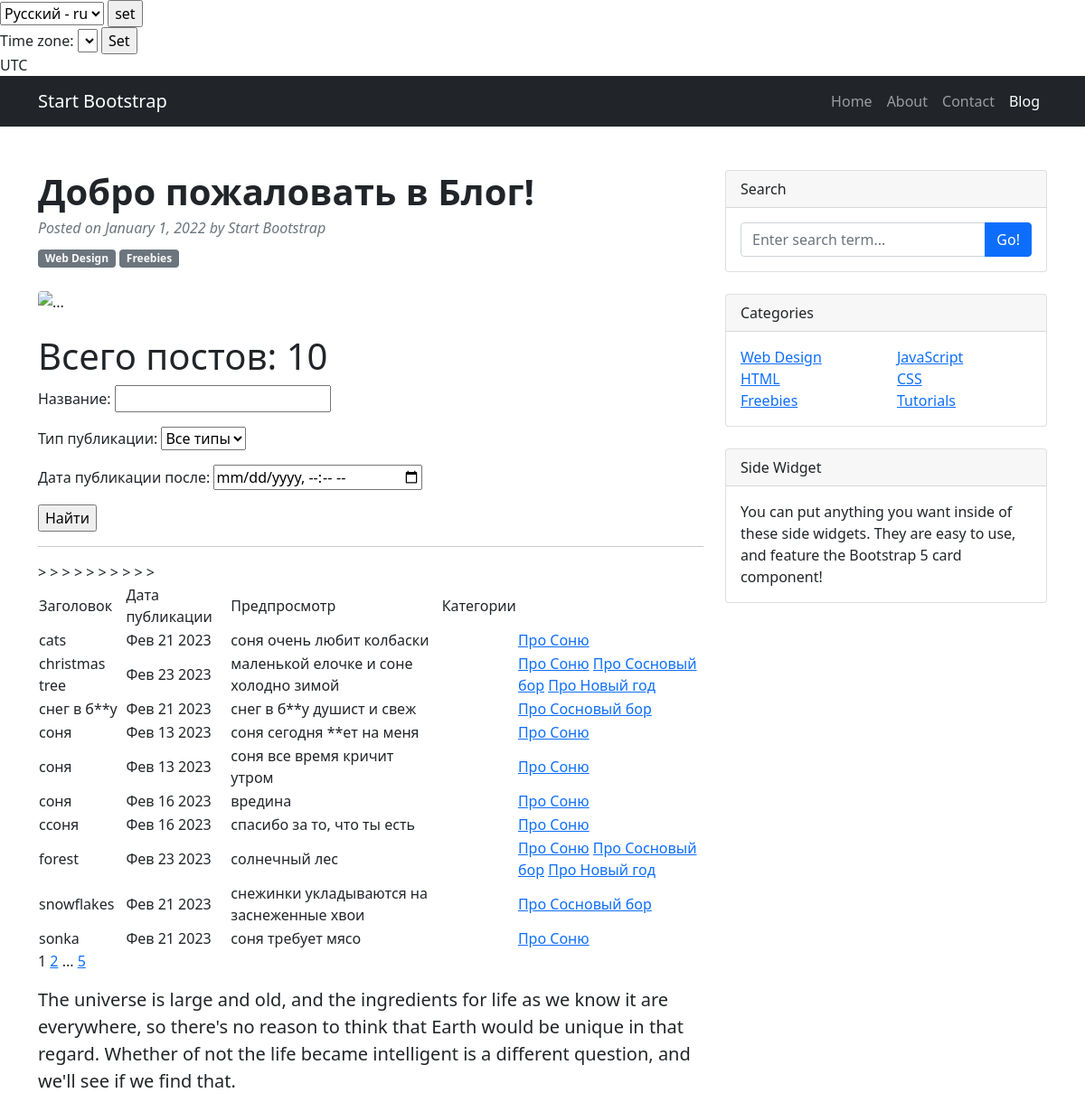
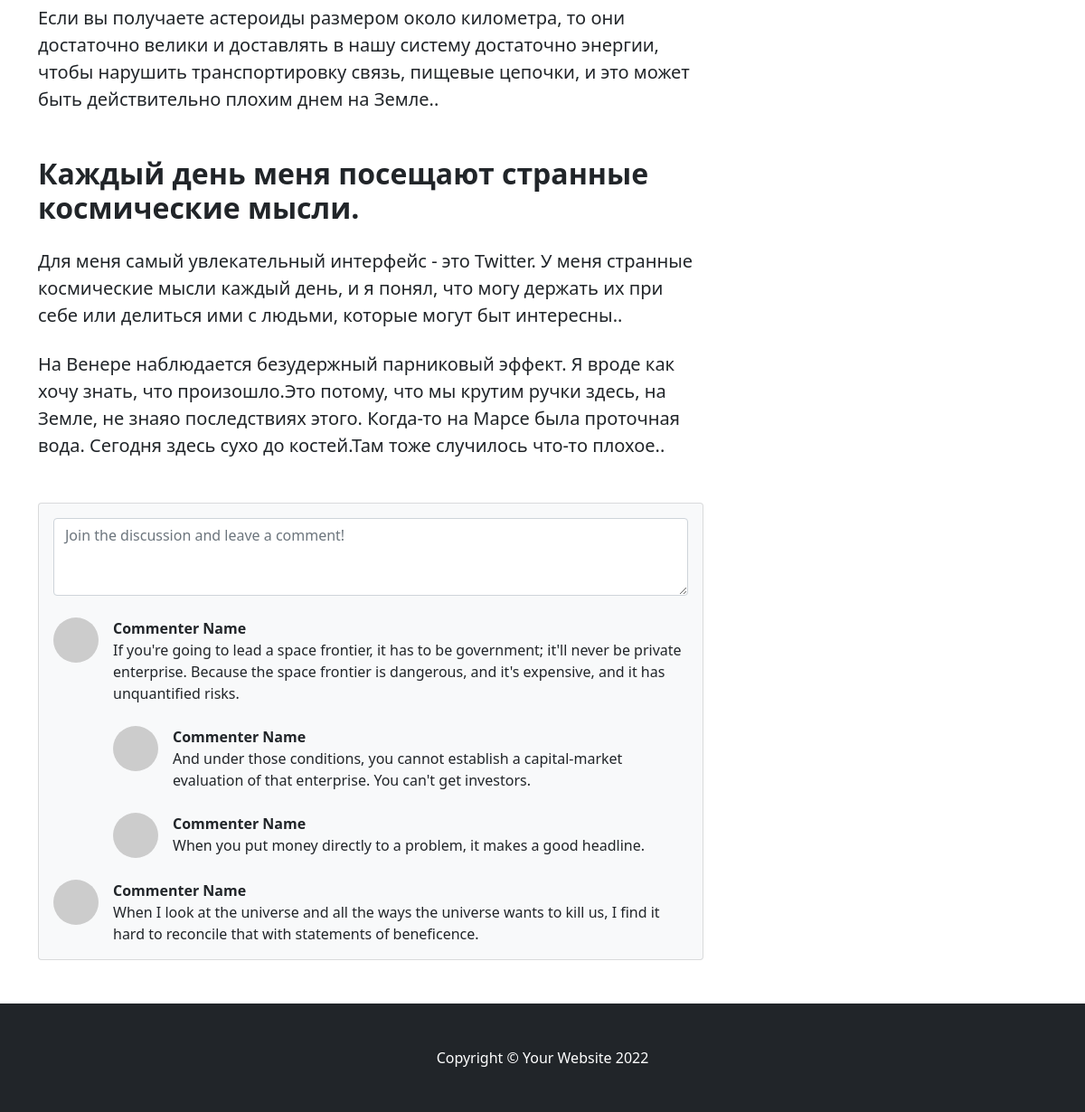
/posts/, run on the app's committed database (2 pictures, top to bottom).
### news/models.py (models this page shows, shortened)
class Post(models.Model):
    author = models.ForeignKey(Author, on_delete=models.CASCADE)
    TYPES = [
        ('AR', 'Статья'),
        ('NW', 'Новость')
    ]
    type = models.CharField(max_length=2,
                            choices=TYPES,
                            default='AR')
    time_in = models.DateTimeField(auto_now_add=True)
    topics = models.ManyToManyField(Category, through='PostCategory')
    title = models.CharField(max_length=64)
    text = models.TextField()
    rating_article = models.IntegerField(default=0)

class Category(models.Model):
    topic = models.CharField(max_length=64, unique=True)
    subscribers=models.ManyToManyField(User, related_name='categories')
    def __str__(self):
        return self.topic

### news/views.py (the view)
# urls.py: path('', cache_page(60*1)(PostsList.as_view()),name='post_list'),
class PostsList(ListView):
    model = Post
    ordering = 'title'
    template_name = 'flatpages/posts.html'
    context_object_name = 'posts'
    paginate_by = 10
    def get_queryset(self):
        queryset = super().get_queryset()
        self.filterset = PostFilter(self.request.GET, queryset)
        return self.filterset.qs
    def get_context_data(self, **kwargs):
        context = super().get_context_data(**kwargs)
        context['filterset'] = self.filterset
        return context

### news/templatetags/custom_filters.py (called while the page is built)
@register.filter()
def censor (value):
    if isinstance (value,str):
        for bw in BAD_WORDS:
            value = value.lower().replace(bw[1:].lower(),'*'*len(bw[1:]))
        return f'{value} '
    else:
        raise TypeError (f'Ошибка! {type(value)} не подходит')

### news/templatetags/custom_tags.py (called while the page is built)
@register.simple_tag(takes_context=True)
def url_replace(context, **kwargs):
   d = context['request'].GET.copy()
   for k, v in kwargs.items():
       d[k] = v
   return d.urlencode()

### templates/flatpages/posts.html (shortened to what this page needs)
{% extends 'flatpages/default.html' %}
{% load custom_filters %}
{% load custom_tags %}
        {% block content %}
            <h1> Всего постов: {{ posts|length }} </h1>
             <form action="" method="get">
                {{ filterset.form.as_p }}
                <input type="submit" value="Найти" />
            </form>
            <hr>
{% load cache %}
    {% cache 30 header %}
            {% if posts %}
                <table>
                    <tr>
                       <td> Заголовок </td>
                       <td> Дата публикации </td>
                       <td> Предпросмотр </td>
                       <td>Категории</td>
                    </tr>
                    {% for post in posts %}
                    <tr>
                        <td>{{ post.title|censor }}</td>
                        <td>{{ post.time_in|date:'M d Y'}}</td>
                        <td>{{ post.text|truncatewords:20|censor}}</td>
                        <td>
                        </td>>
                        <td>
                                {% for category in post.topics.all %}
                            <a href="{% url 'category_list' category.id %}">{{ category }}</a>
                                {% endfor %}
                        </td>
                    </tr>
                    {% endfor %}
                </table>
            {% else %}
                <h2> Постов нет!</h2>
            {% endif %}
    {% endcache %}
            {{ page_obj.number }}
            {% if page_obj.has_next %}
                <a href="?{% url_replace page=page_obj.next_page_number %}">{{ page_obj.next_page_number }}</a>
                {% if paginator.num_pages != page_obj.next_page_number %}
                    ...
                    <a href="?{% url_replace page=page_obj.paginator.num_pages %}">{{ page_obj.paginator.num_pages }}</a>
                {% endif %}
            {% endif %}
        {% endblock content %}

### templates/flatpages/default.html (shortened to what this page needs)
<!DOCTYPE html>
<html lang="en">
    <head>
        {% load i18n %}
        {% load tz %}
        <form action="{% url 'set_language' %}" method="POST"> {% csrf_token %}
            {% get_current_language as LANGUAGE_CODE %}
            <select name="language" id="">
                {% get_available_languages as LANGUAGES %}
                {% get_language_info_list for LANGUAGES as languages %}
                {% for language in languages %}
                <option value="{{ language.code }}" {% if language.code == LANGUAGE_CODE %} selected {% endif %}>
                    {{ language.name_local }} - {{ language.code }}
                </option>
                {% endfor %}
            </select>
            <input type="submit" value="set">
        </form>
        {% load static %}
        <link href="{% static 'css/styles.css' %}" rel="stylesheet" />
    </head>
    <body>
    {% get_current_timezone as TIME_ZONE %}
    <form action="" method="POST">
        <label for="timezone">Time zone:</label>
        <select name="timezone">
        </select>
        <input type="submit" value="Set">
    </form>
    {{ TIME_ZONE }}
        <nav class="navbar navbar-expand-lg navbar-dark bg-dark">
            <div class="container">
                <a class="navbar-brand" href="#!">Start Bootstrap</a>
                <div class="collapse navbar-collapse" id="navbarSupportedContent">
                    <ul class="navbar-nav ms-auto mb-2 mb-lg-0">
                        <li class="nav-item"><a class="nav-link" href="#">Home</a></li>
                        <li class="nav-item"><a class="nav-link" href="#!">About</a></li>
                        <li class="nav-item"><a class="nav-link" href="#!">Contact</a></li>
                        <li class="nav-item"><a class="nav-link active" aria-current="page" href="#">Blog</a></li>
                    </ul>
                </div>
            </div>
        </nav>
        <div class="container mt-5">
            <div class="row">
                <div class="col-lg-8">
                    <article>
                        <header class="mb-4">
                            <h1 class="fw-bolder mb-1"> {% trans "Welcome to Blog Post!" %}</h1>
                            <div class="text-muted fst-italic mb-2">Posted on January 1, 2022 by Start Bootstrap</div>
                            <a class="badge bg-secondary text-decoration-none link-light" href="#!">Web Design</a>
                            <a class="badge bg-secondary text-decoration-none link-light" href="#!">Freebies</a>
                        </header>
                        <figure class="mb-4"><img class="img-fluid rounded" src="https://avatars.mds.yandex.net/i?id=c0cfaba54e7d396cebbf6fe18375e370c0379bae-7952541-images-thumbs&n=13" alt="..." /></figure>
                        <section class="mb-5">
                            <p class="fs-5 mb-4">
                                {% block content %}
                                {% endblock content %}
                            </p>
                            <p class="fs-5 mb-4">{% trans "The universe is large and old, and the ingredients for life as we know it are everywhere, so there's no reason to think that Earth would be unique in that regard. Whether of not the life became intelligent is a different question, and we'll see if we find that" %}.</p>
                            <p class="fs-5 mb-4">{% trans "If you get asteroids about a kilometer in size, those are large enough and carry enough energy into our system to disrupt transportation, communication, the food chains, and that can be a really bad day on Earth" %}.</p>
                            <h2 class="fw-bolder mb-4 mt-5">{% trans "I have odd cosmic thoughts every day" %}</h2>
                            <p class="fs-5 mb-4">{% trans "For me, the most fascinating interface is Twitter. I have odd cosmic thoughts every day and I realized I could hold them to myself or share them with people who might be interested" %}.</p>
                            <p class="fs-5 mb-4">{% trans "Venus has a runaway greenhouse effect. I kind of want to know what happened there because we're twirling knobs here on Earth without knowing the consequences of it. Mars once had running water. It's bone dry today. Something bad happened there as well" %}.</p>
                        </section>
                    </article>
                    <section class="mb-5">
                        <div class="card bg-light">
                            <div class="card-body">
                                <form class="mb-4"><textarea class="form-control" rows="3" placeholder="Join the discussion and leave a comment!"></textarea></form>
                                <div class="d-flex mb-4">
                                    <div class="flex-shrink-0"><img class="rounded-circle" src="https://dummyimage.com/50x50/ced4da/6c757d.jpg" alt="..." /></div>
                                    <div class="ms-3">
                                        <div class="fw-bold">Commenter Name</div>
                                        If you're going to lead a space frontier, it has to be government; it'll never be private enterprise. Because the space frontier is dangerous, and it's expensive, and it has unquantified risks.
                                        <div class="d-flex mt-4">
                                            <div class="flex-shrink-0"><img class="rounded-circle" src="https://dummyimage.com/50x50/ced4da/6c757d.jpg" alt="..." /></div>
                                            <div class="ms-3">
                                                <div class="fw-bold">Commenter Name</div>
                                                And under those conditions, you cannot establish a capital-market evaluation of that enterprise. You can't get investors.
                                            </div>
                                        </div>
                                        <div class="d-flex mt-4">
                                            <div class="flex-shrink-0"><img class="rounded-circle" src="https://dummyimage.com/50x50/ced4da/6c757d.jpg" alt="..." /></div>
                                            <div class="ms-3">
                                                <div class="fw-bold">Commenter Name</div>
                                                When you put money directly to a problem, it makes a good headline.
                                            </div>
                                        </div>
                                    </div>
                                </div>
                                <div class="d-flex">
                                    <div class="flex-shrink-0"><img class="rounded-circle" src="https://dummyimage.com/50x50/ced4da/6c757d.jpg" alt="..." /></div>
                                    <div class="ms-3">
                                        <div class="fw-bold">Commenter Name</div>
                                        When I look at the universe and all the ways the universe wants to kill us, I find it hard to reconcile that with statements of beneficence.
                                    </div>
                                </div>
                            </div>
                        </div>
                    </section>
                </div>
                <div class="col-lg-4">
                    <div class="card mb-4">
                        <div class="card-header">Search</div>
                        <div class="card-body">
                            <div class="input-group">
                                <input class="form-control" type="text" placeholder="Enter search term..." aria-label="Enter search term..." aria-describedby="button-search" />
                                <button class="btn btn-primary" id="button-search" type="button">Go!</button>
                            </div>
                        </div>
                    </div>
                    <div class="card mb-4">
                        <div class="card-header">Categories</div>
                        <div class="card-body">
                            <div class="row">
                                <div class="col-sm-6">
                                    <ul class="list-unstyled mb-0">
                                        <li><a href="#!">Web Design</a></li>
                                        <li><a href="#!">HTML</a></li>
                                        <li><a href="#!">Freebies</a></li>
                                    </ul>
                                </div>
                                <div class="col-sm-6">
                                    <ul class="list-unstyled mb-0">
                                        <li><a href="#!">JavaScript</a></li>
                                        <li><a href="#!">CSS</a></li>
                                        <li><a href="#!">Tutorials</a></li>
                                    </ul>
                                </div>
                            </div>
                        </div>
                    </div>
                    <div class="card mb-4">
                        <div class="card-header">Side Widget</div>
                        <div class="card-body">You can put anything you want inside of these side widgets. They are easy to use, and feature the Bootstrap 5 card component!</div>
                    </div>
                </div>
            </div>
        </div>
        <footer class="py-5 bg-dark">
            <div class="container"><p class="m-0 text-center text-white">Copyright &copy; Your Website 2022</p></div>
        </footer>
    </body>
</html>

### data on the page
Post: title|censor "cats", time_in "Фев 21 2023", text|censor "соня очень любит колбаски"
Category: topic "Про Соню"
Post: title|censor "christmas tree", time_in "Фев 23 2023", text|censor "маленькой елочке и соне холодно зимой"
Category: topic "Про Сосновый бор"
Category: topic "Про Новый год"
Post: title|censor "cнег в б**у", time_in "Фев 21 2023", text|censor "снег в б**у душист и свеж"
Post: title|censor "cоня", time_in "Фев 13 2023", text|censor "соня сегодня **ет на меня"
Post: title|censor "cоня", time_in "Фев 13 2023", text|censor "соня все время кричит утром"
Post: title|censor "cоня", time_in "Фев 16 2023", text|censor "вредина"
Post: title|censor "cсоня", time_in "Фев 16 2023", text|censor "спасибо за то, что ты есть"
Post: title|censor "forest", time_in "Фев 23 2023", text|censor "солнечный лес"
Post: title|censor "snowflakes", time_in "Фев 21 2023", text|censor "снежинки укладываются на заснеженные хвои"
Post: title|censor "sonka", time_in "Фев 21 2023", text|censor "соня требует мясо"

### other printed values
{{ TIME_ZONE }} "UTC"
{{ posts|length }} "10"
{{ page_obj.number }} "1"
{{ page_obj.next_page_number }} "2"
{{ page_obj.paginator.num_pages }} "5"
form field language "Русский - ru"
